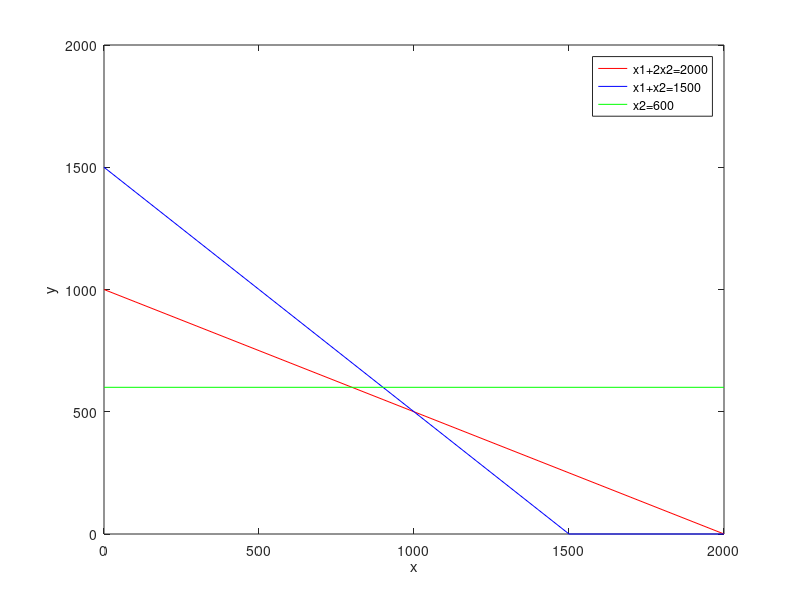

This chart was generated by the following MATLAB code:
% Max z=3*x1+5*x2
%x1+2*x2<= 2000
%x1+x2<=1500
%x2<=600
%x1,x2>=0
clc
clear 
format short
% DEFINE A,B,C AND THE DEPENDENT VARIABLES AND PLOT THE LINES
A=[1 2;1 1;0 1];
C=[3 5];
B=[2000;1500;600];
x1=0:100:max(B);
x21=(B(1) - A(1,1)*x1)/A(1,2);
x22=(B(2) - A(2,1)*x1)/A(2,2);
x23=(B(3) - A(3,1) * x1)/A(3,2);
x21=max(0,x21);
x22=max(0,x22);
x23=max(0,x23);
plot(x1,x21,'r',x1,x22,'b',x1,x23,'g');
xlabel('x');
ylabel('y')
legend('x1+2x2=2000','x1+x2=1500','x2=600');

%FIND INTERCEPTS
CX1=find(x1==0);
C1=find(x21==0);
%disp(CX1);
%disp(C1);
%disp('x-intercept');
%disp(x1([C1 CX1]))
%disp('y-intercept');
%disp(x21([C1 CX1]))
line1=transpose([x1([C1 CX1]);x21([C1 CX1])]);
C2=find(x22==0);
line2=transpose([x1([C2 CX1]);x22([C2 CX1])]);
%disp('line2');
%disp(line2);
C3=find(x23==0);
line3=transpose([x1([C3 CX1]);x23([C3 CX1])]);
corpt=unique([line1;line2;line3],'rows');%corner points

%FIND OTHER SOLUTION POINTS BY TAKING LINES AS PAIRS OF TWO
pt=[0;0];
for i=1:size(A,1)
    for j=i+1:size(A,1)
        A1=A([i,j],:);
        B1=B([i,j],:);
        x1=inv(A1)* B1;
        pt=[pt,x1];
    end
end

%disp(pt);
pt=transpose(pt);
%disp(pt);
allpt=[pt;corpt];
%disp(allpt);
points=unique(allpt,'rows');

%REMOVE THE POINTS WHICH VIOLATE THE CONSTRIANTS
for i=1:size(points,1)
    const1(i)=A(1,1)*points(i,1)+A(1,2)*points(i,2)-B(1);
    const2(i)=A(2,1)*points(i,1)+A(2,2)*points(i,2)-B(2);
    const3(i)=A(3,1)*points(i,1)+A(3,2)*points(i,2)-B(3);
    s1=find(const1 > 0);
    s2=find(const2 > 0);
    s3=find(const3 > 0);
end

s=unique([s1,s2,s3]);
points(s,:)=[];

%FIND VALUE BY C'*X AND FIND THE MAXIMUM VALUE
value=points*transpose(C);
table=[points value];
[obj,index]=max(value);
X1=points(index,1);
X2=points(index,2);
fprintf('obj value is %f at (%f, %f)',obj,X1,X2);